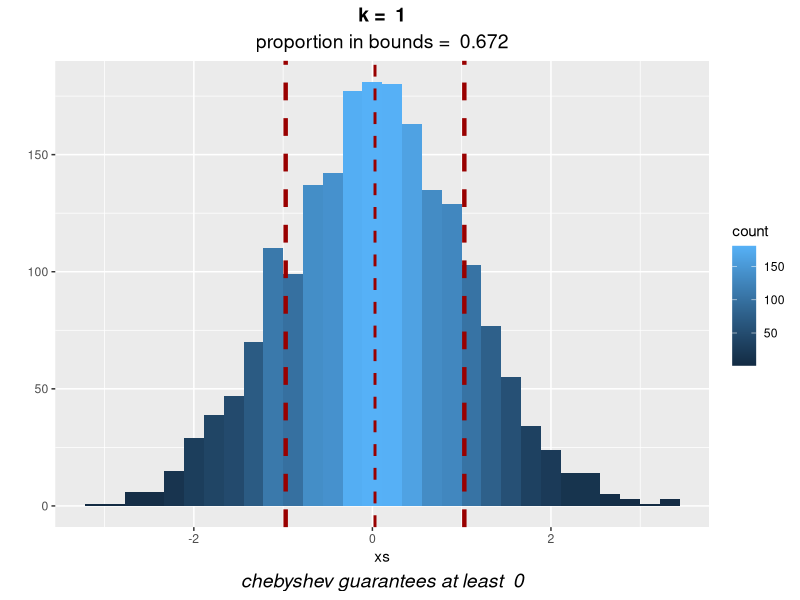

This chart was generated by the following R code:
chebyshev = function(k){
  library(ggplot2)
  library(magrittr)
  library(cowplot)
  set.seed(123)
  xs <- c(rnorm(2000))
  lower.bound = mean(xs) - k*sd(xs)
  upper.bound = mean(xs) + k*sd(xs)
  num.in.bounds = length(xs[(xs > lower.bound) & (xs < upper.bound)])
  proportion.in.bounds = round(num.in.bounds/length(xs),digits=4)
  chebyshev.guarantee = round(1-1/k^2, digits = 4)
  hp = qplot(x =xs, fill=..count.., geom="histogram")
  hp %>%
    +geom_vline(aes(xintercept=lower.bound), colour="#990000", linetype="dashed",size=1.5) %>%
    +geom_vline(aes(xintercept=upper.bound), colour="#990000", linetype="dashed",size=1.5) %>%
    +geom_vline(aes(xintercept=mean(xs)), colour="#990000", linetype="dashed",size=1) %>%
    +labs(title = paste("k = ",k),
          subtitle = paste("proportion in bounds = ",proportion.in.bounds),
          caption = paste("chebyshev guarantees at least " , chebyshev.guarantee)) %>%
    +theme(
      plot.title = element_text(size = 14, face = "bold",hjust = 0.5),
      plot.subtitle = element_text(size = 14,hjust = 0.5),
      plot.caption = element_text(size = 14, face = "italic",hjust = 0.5)
    )
}
chebyshev(1)

